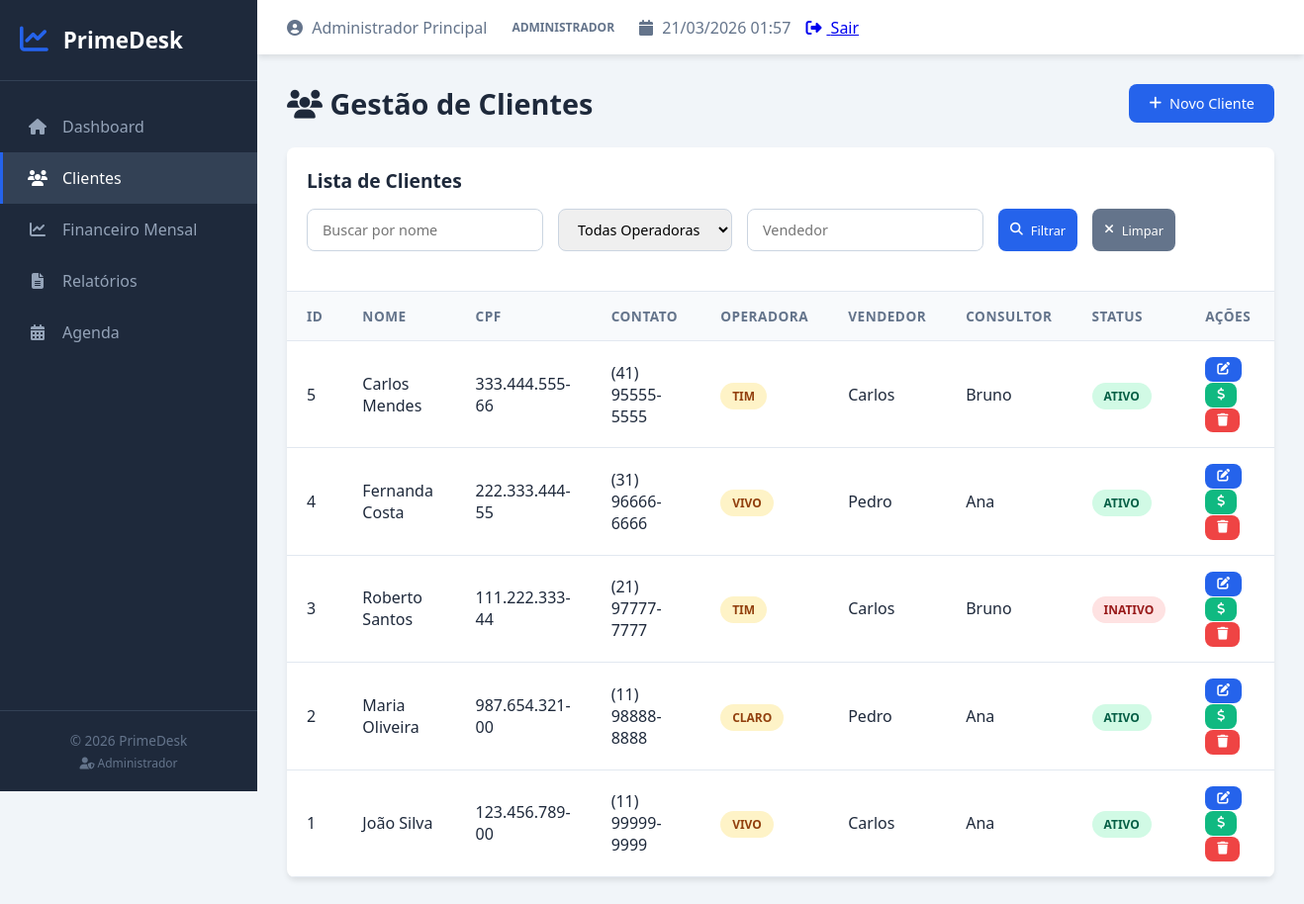
Screenshot of /index.php?page=clientes (signed in) with the database file from the repository.
### tables this page shows
CREATE TABLE IF NOT EXISTS clientes (
    id INT AUTO_INCREMENT PRIMARY KEY,
    nome VARCHAR(255) NOT NULL,
    cpf VARCHAR(14),
    contato VARCHAR(20),
    email VARCHAR(255),
    nome_mae VARCHAR(255),
    operadora ENUM('TIM', 'VIVO', 'CLARO', 'OUTROS') DEFAULT 'OUTROS',
    senha VARCHAR(255),
    vendedor VARCHAR(100),
    consultor VARCHAR(100),
    observacoes TEXT,
    status ENUM('Ativo', 'Inativo') DEFAULT 'Ativo',
    data_cadastro TIMESTAMP DEFAULT CURRENT_TIMESTAMP
);

### pages/clientes.php (the view, shortened to what this page needs)
<?php
$database = new Database();
$conn = $database->getConnection();
$filtroNome = isset($_GET['nome']) ? $_GET['nome'] : '';
$filtroVendedor = isset($_GET['vendedor']) ? $_GET['vendedor'] : '';
$query = "SELECT * FROM clientes WHERE 1=1";
$params = [];
$query .= " ORDER BY id DESC";
$stmt = $conn->prepare($query);
$stmt->execute($params);
$clientes = $stmt->fetchAll();
?>
<div class="page-header">
    <h2><i class="fas fa-users"></i> Gestão de Clientes</h2>
    <a href="index.php?page=cadastrar_cliente" class="btn btn-primary">
        <i class="fas fa-plus"></i> Novo Cliente
    </a>
</div>
<div class="table-container">
    <div class="table-header">
        <h3>Lista de Clientes</h3>
        <form method="GET" class="filters">
            <input type="text" name="nome" placeholder="Buscar por nome" value="<?php echo htmlspecialchars($filtroNome); ?>">
            <select name="operadora">
                <option value="">Todas Operadoras</option>
            </select>
            <input type="text" name="vendedor" placeholder="Vendedor" value="<?php echo htmlspecialchars($filtroVendedor); ?>">
            <button type="submit" class="btn btn-primary btn-sm">
                <i class="fas fa-search"></i> Filtrar
            </button>
            <a href="index.php?page=clientes" class="btn btn-secondary btn-sm">
                <i class="fas fa-times"></i> Limpar
            </a>
        </form>
    </div>
    <table>
        <thead>
            <tr>
                <th>ID</th>
                <th>Nome</th>
                <th>CPF</th>
                <th>Contato</th>
                <th>Operadora</th>
                <th>Vendedor</th>
                <th>Consultor</th>
                <th>Status</th>
                <th>Ações</th>
            </tr>
        </thead>
        <tbody>
            <?php if(count($clientes) > 0): ?>
                <?php foreach($clientes as $c): ?>
                <tr>
                    <td><?php echo $c['id']; ?></td>
                    <td><?php echo htmlspecialchars($c['nome']); ?></td>
                    <td><?php echo htmlspecialchars($c['cpf']); ?></td>
                    <td><?php echo htmlspecialchars($c['contato']); ?></td>
                    <td><span class="badge bg-warning"><?php echo htmlspecialchars($c['operadora']); ?></span></td>
                    <td><?php echo htmlspecialchars($c['vendedor']); ?></td>
                    <td><?php echo htmlspecialchars($c['consultor']); ?></td>
                    <td>
                        <span class="badge <?php echo ($c['status'] == 'Ativo') ? 'bg-success' : 'bg-danger'; ?>">
                            <?php echo $c['status']; ?>
                        </span>
                    </td>
                    <td>
                        <a href="index.php?page=editar_cliente&id=<?php echo $c['id']; ?>"
                           class="btn btn-sm btn-primary" title="Editar">
                            <i class="fas fa-edit"></i>
                        </a>
                        <a href="index.php?page=financeiro_clientes&id=<?php echo $c['id']; ?>"
                           class="btn btn-sm btn-success" title="Financeiro">
                            <i class="fas fa-dollar-sign"></i>
                        </a>
                        <button onclick="deletarCliente(<?php echo $c['id']; ?>, '<?php echo htmlspecialchars($c['nome']); ?>')"
                                class="btn btn-sm btn-danger" title="Excluir">
                            <i class="fas fa-trash"></i>
                        </button>
                    </td>
                </tr>
                <?php endforeach; ?>
            <?php else: ?>
                <tr>
                    <td colspan="9" class="text-center">Nenhum cliente encontrado</td>
                </tr>
            <?php endif; ?>
        </tbody>
    </table>
</div>

### assets/css/style.css (style rules this page uses)
:root { --primary-color: #2563eb; --primary-dark: #1d4ed8; --secondary-color: #64748b; --bg-color: #f1f5f9; --sidebar-bg: #1e293b; --sidebar-hover: #334155; --text-color: #1e293b; --text-light: #64748b; --white: #ffffff; --success: #10b981; --success-light: #d1fae5; --warning: #f59e0b; --warning-light: #fef3c7; --danger: #ef4444; --danger-light: #fee2e2; --shadow: 0 4px 6px -1px rgba(0, 0, 0, 0.1); --shadow-lg: 0 10px 15px -3px rgba(0, 0, 0, 0.1); --border-radius: 8px; --transition: all 0.3s ease; }
* { margin: 0; padding: 0; box-sizing: border-box; font-family: 'Segoe UI', Tahoma, Geneva, Verdana, sans-serif; }
body { background-color: var(--bg-color); color: var(--text-color); display: flex; min-height: 100vh; }
.table-container { background: var(--white); border-radius: var(--border-radius); box-shadow: var(--shadow); overflow: hidden; margin-bottom: 30px; }
.table-header { padding: 20px; border-bottom: 1px solid #e2e8f0; display: flex; justify-content: space-between; align-items: center; flex-wrap: wrap; gap: 15px; }
.table-header h3 { font-size: 1.2rem; color: var(--text-color); }
table { width: 100%; border-collapse: collapse; }
thead { background-color: #f8fafc; }
th, td { padding: 15px 20px; text-align: left; border-bottom: 1px solid #e2e8f0; }
th { font-weight: 600; font-size: 0.85rem; text-transform: uppercase; letter-spacing: 0.5px; color: var(--text-light); }
.btn { padding: 10px 20px; border: none; border-radius: var(--border-radius); cursor: pointer; font-weight: 500; font-size: 0.9rem; transition: var(--transition); text-decoration: none; display: inline-flex; align-items: center; gap: 8px; justify-content: center; }
.btn-primary { background-color: var(--primary-color); color: var(--white); }
.btn-secondary { background-color: var(--secondary-color); color: var(--white); }
.btn-success { background-color: var(--success); color: var(--white); }
.btn-danger { background-color: var(--danger); color: var(--white); }
.btn-sm { padding: 6px 12px; font-size: 0.8rem; }
.badge { padding: 5px 12px; border-radius: 20px; font-size: 0.75rem; font-weight: 600; text-transform: uppercase; }
.bg-success { background-color: var(--success-light); color: #065f46; }
.bg-warning { background-color: var(--warning-light); color: #92400e; }
.bg-danger { background-color: var(--danger-light); color: #991b1b; }
.page-header { display: flex; justify-content: space-between; align-items: center; margin-bottom: 25px; flex-wrap: wrap; gap: 15px; }
.page-header h2 { font-size: 1.8rem; color: var(--text-color); }
.filters { display: flex; gap: 15px; flex-wrap: wrap; margin-bottom: 20px; }
.filters input, .filters select { padding: 10px 15px; border: 1px solid #cbd5e1; border-radius: var(--border-radius); font-size: 0.9rem; }

### rows the page displays
clientes: id "5", nome "Carlos Mendes", cpf "333.444.555-66", contato "(41) 95555-5555", operadora "TIM", vendedor "Carlos", consultor "Bruno", status "ATIVO"
clientes: id "4", nome "Fernanda Costa", cpf "222.333.444-55", contato "(31) 96666-6666", operadora "VIVO", vendedor "Pedro", consultor "Ana", status "ATIVO"
clientes: id "3", nome "Roberto Santos", cpf "111.222.333-44", contato "(21) 97777-7777", operadora "TIM", vendedor "Carlos", consultor "Bruno", status "INATIVO"
clientes: id "2", nome "Maria Oliveira", cpf "987.654.321-00", contato "(11) 98888-8888", operadora "CLARO", vendedor "Pedro", consultor "Ana", status "ATIVO"
clientes: id "1", nome "João Silva", cpf "123.456.789-00", contato "(11) 99999-9999", operadora "VIVO", vendedor "Carlos", consultor "Ana", status "ATIVO"

### other values shown
$usuarioNivel "Administrador"
$_SESSION['usuario_nome'] "Administrador Principal"
$_SESSION['usuario_nivel'] "ADMINISTRADOR"
